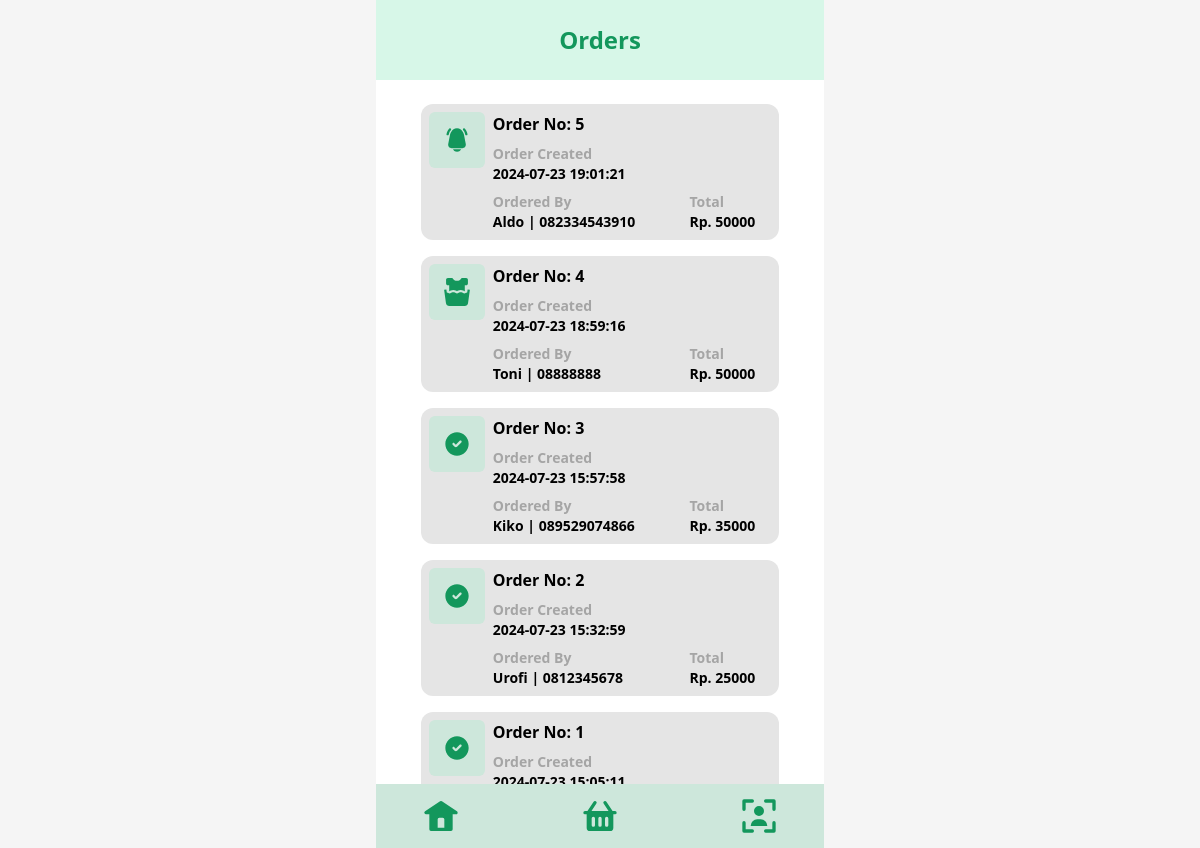
Screenshot of /orders.php (signed in) with the database file from the repository.
### tables this page shows
CREATE TABLE IF NOT EXISTS `transactions` (
  `id` int NOT NULL AUTO_INCREMENT,
  `name` varchar(255) NOT NULL,
  `phone` varchar(255) NOT NULL,
  `total` int NOT NULL,
  `status` enum('new','process','done') NOT NULL DEFAULT 'new',
  `created_at` datetime DEFAULT CURRENT_TIMESTAMP,
  `updated_at` datetime DEFAULT CURRENT_TIMESTAMP ON UPDATE CURRENT_TIMESTAMP,
  PRIMARY KEY (`id`) USING BTREE
);

### orders.php (the view, shortened to what this page needs)
<!DOCTYPE html>
<html lang="en">
  <head>
    <script src="https://cdn.tailwindcss.com"></script>
  </head>
  <body class="bg-[#F5F5F5]">
    <div class="relative max-w-md min-h-screen mx-auto bg-white">
      <header class="flex items-center justify-center h-20 bg-[#D7F7E8]">
        <h1 class="text-[#13975C] text-2xl font-bold">Orders</h1>
      </header>
      <main class="flex flex-col gap-4 max-w-[80%] mx-auto mt-6">
        <?php
          include "config/connection.php";
          $transactions = mysqli_query($conn, "SELECT * FROM transactions ORDER BY id DESC");
          while ($transaction = mysqli_fetch_array($transactions)) {
            if ($transaction['status'] == 'new') {
              ?>
                <div class="flex justify-between p-2 bg-[#E5E5E5] rounded-xl">
                  <div class="flex gap-2">
                    <div class="flex justify-center w-14 h-14 text-[#13975C] bg-[#CDE7DB] rounded-md">
                    </div>
                    <div class="flex flex-col gap-2">
                      <p class="font-bold">Order No: <?=$transaction['id']?></p>
                      <div>
                        <p class="text-[#A5A5A5] text-sm font-semibold">Order Created</p>
                        <p class="text-sm font-semibold"><?=$transaction['created_at']?></p>
                      </div>
                      <div>
                        <p class="text-[#A5A5A5] text-sm font-semibold">Ordered By</p>
                        <p class="text-sm font-semibold"><?=$transaction['name']?> | <?=$transaction['phone']?></p>
                      </div>
                    </div>
                  </div>
                  <div class="flex flex-col justify-end mr-4 mt-2">
                    <div>
                      <p class="text-[#A5A5A5] text-sm font-semibold">Total</p>
                      <p class="text-sm font-semibold">Rp. <?=$transaction['total']?></p>
                    </div>
                  </div>
                </div>
              <?php
            } elseif ($transaction['status'] == 'process') {
              ?>
                <div class="flex justify-between p-2 bg-[#E5E5E5] rounded-xl">
                  <div class="flex gap-2">
                    <div class="flex justify-center w-14 h-14 text-[#13975C] bg-[#CDE7DB] rounded-md">
                    </div>
                    <div class="flex flex-col gap-2">
                      <p class="font-bold">Order No: <?=$transaction['id']?></p>
                      <div>
                        <p class="text-[#A5A5A5] text-sm font-semibold">Order Created</p>
                        <p class="text-sm font-semibold"><?=$transaction['created_at']?></p>
                      </div>
                      <div>
                        <p class="text-[#A5A5A5] text-sm font-semibold">Ordered By</p>
                        <p class="text-sm font-semibold"><?=$transaction['name']?> | <?=$transaction['phone']?></p>
                      </div>
                    </div>
                  </div>
                  <div class="flex flex-col justify-end mr-4 mt-2">
                    <div>
                      <p class="text-[#A5A5A5] text-sm font-semibold">Total</p>
                      <p class="text-sm font-semibold">Rp. <?=$transaction['total']?></p>
                    </div>
                  </div>
                </div>
              <?php
            } else {
              ?>
                <div class="flex justify-between p-2 bg-[#E5E5E5] rounded-xl">
                  <div class="flex gap-2">
                    <div class="flex justify-center w-14 h-14 text-[#13975C] bg-[#CDE7DB] rounded-md">
                    </div>
                    <div class="flex flex-col gap-2">
                      <p class="font-bold">Order No: <?=$transaction['id']?></p>
                      <div>
                        <p class="text-[#A5A5A5] text-sm font-semibold">Order Created</p>
                        <p class="text-sm font-semibold"><?=$transaction['created_at']?></p>
                      </div>
                      <div>
                        <p class="text-[#A5A5A5] text-sm font-semibold">Ordered By</p>
                        <p class="text-sm font-semibold"><?=$transaction['name']?> | <?=$transaction['phone']?></p>
                      </div>
                    </div>
                  </div>
                  <div class="flex flex-col justify-end mr-4 mt-2">
                    <div>
                      <p class="text-[#A5A5A5] text-sm font-semibold">Total</p>
                      <p class="text-sm font-semibold">Rp. <?=$transaction['total']?></p>
                    </div>
                  </div>
                </div>
              <?php
            }
          }
        ?>
      </main>
      <?php
        include "components/navbar.php";
      ?>
    </div>
  </body>
</html>

### components/navbar.php (shortened to what this page needs)
<nav class="fixed bottom-0 w-full max-w-md h-16 bg-[#CDE7DB]">
  <div class="flex items-center justify-between max-w-[80%] h-full mx-auto text-[#13975C]">
    <a href="index.php"><svg fill="currentColor" viewBox="0 0 24 24" xmlns="http://www.w3.org/2000/svg" class="w-10 h-auto"><path d="M3.012,10.981,3,11H5v9a1,1,0,0,0,1,1H18a1,1,0,0,0,1-1V11h2a1,1,0,0,0,.555-1.832l-9-6a1,1,0,0,0-1.11,0l-9,6a1,1,0,0,0-.277,1.387A.98.98,0,0,0,3.012,10.981ZM10,14a1,1,0,0,1,1-1h2a1,1,0,0,1,1,1v5H10Z"></path></svg></a>
    <a href="transaction.php"></a>
    <a href="profile.php"></a>
  </div>
</nav>

### rows the page displays
transactions: id "5", created_at "2024-07-23 19:01:21", name "Aldo", phone "082334543910", total "50000"
transactions: id "4", created_at "2024-07-23 18:59:16", name "Toni", phone "08888888", total "50000"
transactions: id "3", created_at "2024-07-23 15:57:58", name "Kiko", phone "089529074866", total "35000"
transactions: id "2", created_at "2024-07-23 15:32:59", name "Urofi", phone "0812345678", total "25000"
transactions: id "1", created_at "2024-07-23 15:05:11"
